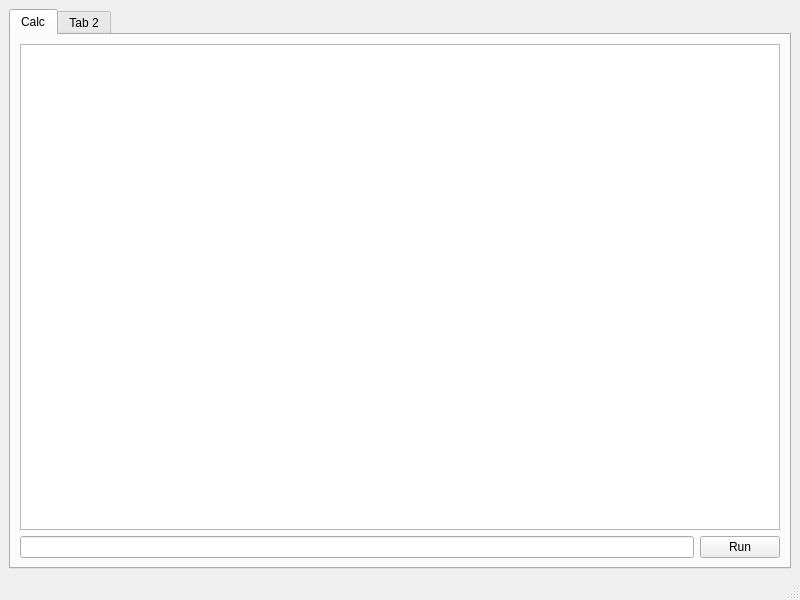
<?xml version="1.0" encoding="UTF-8"?>
<ui version="4.0">
 <class>View</class>
 <widget class="QMainWindow" name="View">
  <property name="geometry">
   <rect>
    <x>0</x>
    <y>0</y>
    <width>800</width>
    <height>600</height>
   </rect>
  </property>
  <property name="windowTitle">
   <string>View</string>
  </property>
  <widget class="QWidget" name="centralwidget">
   <layout class="QVBoxLayout" name="verticalLayout">
    <item>
     <widget class="QTabWidget" name="tabWidget">
      <widget class="QWidget" name="tabCalc">
       <attribute name="title">
        <string>Calc</string>
       </attribute>
       <layout class="QVBoxLayout" name="verticalLayout_3">
        <item>
         <layout class="QVBoxLayout" name="verticalLayout_2">
          <item>
           <widget class="QListWidget" name="listWidget"/>
          </item>
          <item>
           <layout class="QHBoxLayout" name="horizontalLayout">
            <item>
             <widget class="QLineEdit" name="lineEdit"/>
            </item>
            <item>
             <widget class="QPushButton" name="runButton">
              <property name="text">
               <string>Run</string>
              </property>
             </widget>
            </item>
           </layout>
          </item>
         </layout>
        </item>
       </layout>
      </widget>
      <widget class="QWidget" name="tab_2">
       <attribute name="title">
        <string>Tab 2</string>
       </attribute>
      </widget>
     </widget>
    </item>
   </layout>
  </widget>
  <widget class="QMenuBar" name="menubar">
   <property name="geometry">
    <rect>
     <x>0</x>
     <y>0</y>
     <width>800</width>
     <height>24</height>
    </rect>
   </property>
  </widget>
  <widget class="QStatusBar" name="statusbar"/>
 </widget>
 <resources/>
 <connections/>
</ui>
